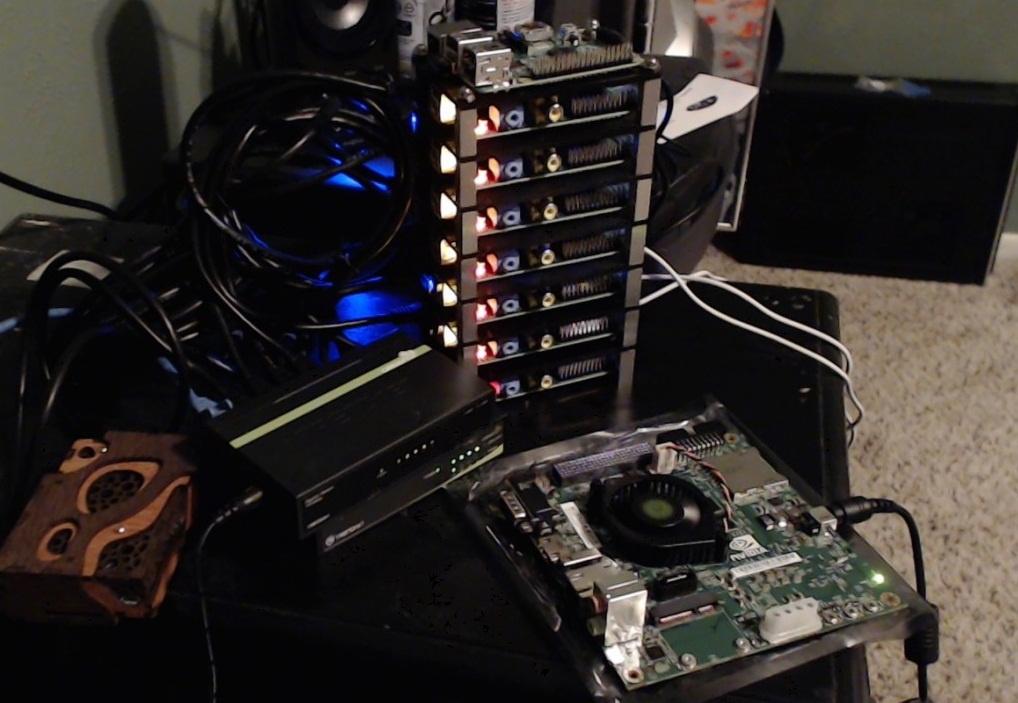
#> input picture Source/Resim/ana_resim.jpg, 1018 x 703 px, given in place of kucuk_resim.jpg, which was not available
$ python main.py   (older library calls are emulated)
#> lines starting #> are read from the running program, lines starting #| are printed output that depends on the picture; after the words box and inside, x2 and y2 are one past the last pixel; in counts of white or black regions, pixels touching at a corner belong together; pictures that were not available may be replaced by others from this repository, and a replacement may not be noted
#> the answer given: 3
import numpy as np
import cv2
import matplotlib.pyplot as plt

class Open:
    def __init__(self) -> None:
        pass

    # [38 lines left out: functions kose, nesneBul, not called in this run]

    def eslestir(self):


        resim_aranacak=cv2.imread("Source/Resim/kucuk_resim.jpg")
#> resim_aranacak is the input picture: shape (703, 1018, 3); mean B, G, R 40.7, 43.2, 48.1
        resim_buyuk=cv2.imread("Source/Resim/buyuk_resim.jpg")
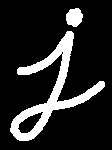
#> input picture Source/Resim/j.png, 112 x 150 px, given in place of buyuk_resim.jpg, which was not available
#> resim_buyuk is the input picture: shape (150, 112, 3); 15.3% white; 2 white regions, box (x1, y1, x2, y2) and area: (10, 31, 105, 141) 2331, (66, 8, 83, 27) 245

        orb=cv2.ORB_create()
        anahtar1,hedef1=orb.detectAndCompute(resim_aranacak,None)
#> anahtar1 = 500 keypoints; strongest (x, y, size): (445, 212, 92.6), (448, 301, 77.1), (445, 117, 77.1), (444, 211, 111.1)
        anahtar2,hedef2=orb.detectAndCompute(resim_buyuk,None)
#> anahtar2 = 46 keypoints; strongest (x, y, size): (59, 100, 37.2), (60, 56, 31), (59, 99, 44.6), (59, 58, 44.6)
        burutal_force=cv2.BFMatcher(cv2.NORM_HAMMING,crossCheck=True)
        eslesmeler=burutal_force.match(hedef1,hedef2)
#> eslesmeler = 23 matches
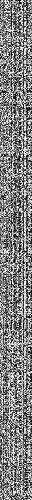
#> hedef1: shape (500, 32); min 0, max 255, mean 128.4
        eslesmeler=sorted(eslesmeler,key=lambda x:x.distance)
        son_resim=cv2.drawMatches(resim_aranacak,anahtar1,resim_buyuk,anahtar2,eslesmeler[:10],None,flags=2)
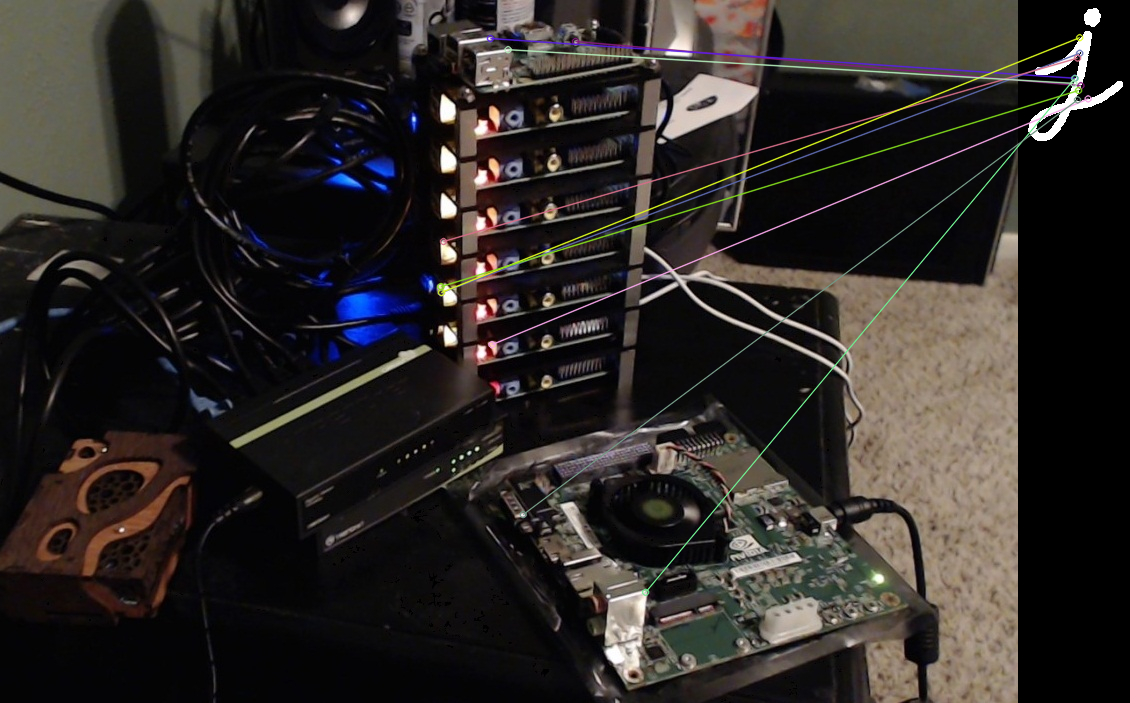
#> son_resim: shape (703, 1130, 3); mean B, G, R 38.5, 40.9, 45.2
        plt.imshow(son_resim)
        plt.show()

    # [295 lines left out: functions morf1, morf2, aracSay, arkaplanFiltrele, bulaniklastir, cannyKenarTespit and 5 more, not called in this run]

m=Open()
while True:
    print(" 1  : köşe tespiti")
    print(" 2  : nesneyi bulma")
    print(" 3  : resim eşleştirme")
    print(" 4  : morf1")
    print(" 5  : morf2")
    print(" 6  : araş sayma")
    print(" 7  : arka plan filtreleme")
    print(" 8  : bulanıklaştırma")
    print(" 9  : kenar respiti")
    print(" 10 : canny resim")
    print(" 11 : metin ")
    print(" 12 : otsu thresholding")
    print(" 13 : renk")
    print(" 14 : thresholding")
    print("Uygulamalardan çıkmak için 'q' tuşuna basınız")
#> (the run stopped early here; a loop or call above may not have finished)
